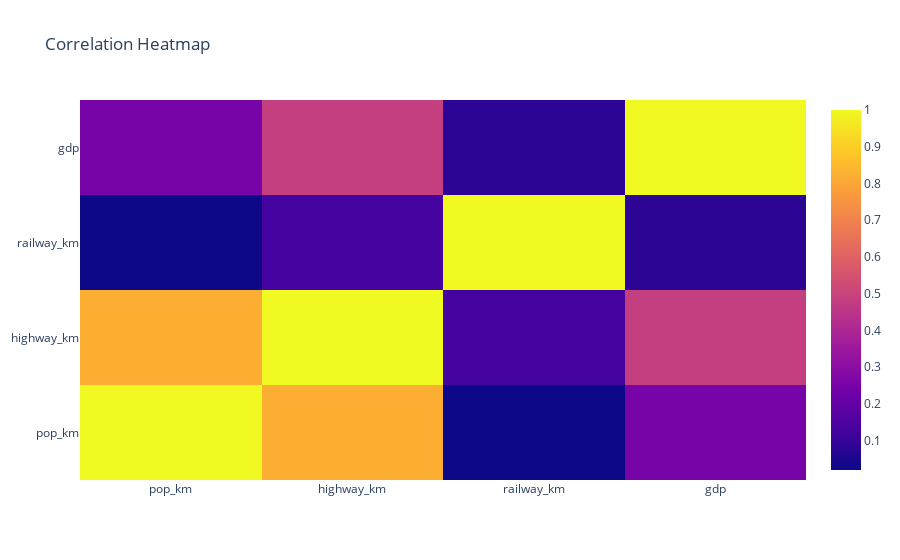

Notebook source saved alongside this figure:
### Code cell
corr = df_exp.corr()

hm = go.Heatmap(z = corr.values, x = corr.index.values.tolist(), y = corr.index.values.tolist())

data = [hm]

layout = go.Layout(title = 'Correlation Heatmap')
fig = dict(data = data, layout = layout)
iplot(fig)

### Figure 1 — Plotly figure (JSON) as saved in the notebook; plotly's stock layout.template omitted (floating-point values rounded to 4 significant figures)
{"data": [{"type": "heatmap", "x": ["pop_km", "highway_km", "railway_km", "gdp"], "y": ["pop_km", "highway_km", "railway_km", "gdp"], "z": [[1, 0.8205, 0.02007, 0.2513], [0.8205, 1, 0.1269, 0.4833], [0.02007, 0.1269, 1, 0.07857], [0.2513, 0.4833, 0.07857, 1]]}], "layout": {"title": {"text": "Correlation Heatmap"}}}
